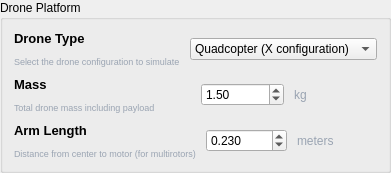
                                <widget class="QGroupBox" name="groupDronePlatform">
                                    <property name="title">
                                        <string>Drone Platform</string>
                                    </property>
                                    <layout class="QVBoxLayout" name="platformLayout">
                                        <property name="spacing">
                                            <number>10</number>
                                        </property>

                                        <!-- Drone Type -->
                                        <item>
                                            <layout class="QHBoxLayout" name="h_DroneType">
                                                <item>
                                                    <layout class="QVBoxLayout" name="v_labels_dronetype">
                                                        <item>
                                                            <widget class="QLabel" name="label_DroneType">
                                                                <property name="font">
                                                                    <font>
                                                                        <pointsize>10</pointsize>
                                                                        <bold>true</bold>
                                                                    </font>
                                                                </property>
                                                                <property name="text">
                                                                    <string>Drone Type</string>
                                                                </property>
                                                            </widget>
                                                        </item>
                                                        <item>
                                                            <widget class="QLabel" name="desc_DroneType">
                                                                <property name="styleSheet">
                                                                    <string>color: #9aa4b2; font-size: 9px;</string>
                                                                </property>
                                                                <property name="text">
                                                                    <string>Select the drone configuration to simulate</string>
                                                                </property>
                                                            </widget>
                                                        </item>
                                                    </layout>
                                                </item>
                                                <item>
                                                    <widget class="QComboBox" name="comboBoxDroneType">
                                                        <property name="minimumWidth">
                                                            <number>220</number>
                                                        </property>
                                                        <item>
                                                            <property name="text">
                                                                <string>Quadcopter (X configuration)</string>
                                                            </property>
                                                        </item>
                                                        <item>
                                                            <property name="text">
                                                                <string>Quadcopter (+ configuration)</string>
                                                            </property>
                                                        </item>
                                                        <item>
                                                            <property name="text">
                                                                <string>Hexacopter</string>
                                                            </property>
                                                        </item>
                                                        <item>
                                                            <property name="text">
                                                                <string>Octocopter</string>
                                                            </property>
                                                        </item>
                                                        <item>
                                                            <property name="text">
                                                                <string>Fixed-Wing</string>
                                                            </property>
                                                        </item>
                                                        <item>
                                                            <property name="text">
                                                                <string>VTOL (Vertical Takeoff)</string>
                                                            </property>
                                                        </item>
                                                    </widget>
                                                </item>
                                            </layout>
                                        </item>

                                        <!-- Mass -->
                                        <item>
                                            <layout class="QHBoxLayout" name="h_Mass">
                                                <item>
                                                    <layout class="QVBoxLayout" name="v_labels_mass">
                                                        <item>
                                                            <widget class="QLabel" name="label_Mass">
                                                                <property name="font">
                                                                    <font>
                                                                        <pointsize>10</pointsize>
                                                                        <bold>true</bold>
                                                                    </font>
                                                                </property>
                                                                <property name="text">
                                                                    <string>Mass</string>
                                                                </property>
                                                            </widget>
                                                        </item>
                                                        <item>
                                                            <widget class="QLabel" name="desc_Mass">
                                                                <property name="styleSheet">
                                                                    <string>color: #9aa4b2; font-size: 9px;</string>
                                                                </property>
                                                                <property name="text">
                                                                    <string>Total drone mass including payload</string>
                                                                </property>
                                                            </widget>
                                                        </item>
                                                    </layout>
                                                </item>
                                                <item>
                                                    <layout class="QHBoxLayout" name="h_mass_controls">
                                                        <item>
                                                            <widget class="QDoubleSpinBox" name="spinMass">
                                                                <property name="decimals">
                                                                    <number>2</number>
                                                                </property>
                                                                <property name="minimum">
                                                                    <double>0.100000000000000</double>
                                                                </property>
                                                                <property name="maximum">
                                                                    <double>50.000000000000000</double>
                                                                </property>
                                                                <property name="singleStep">
                                                                    <double>0.100000000000000</double>
                                                                </property>
                                                                <property name="value">
                                                                    <double>1.500000000000000</double>
                                                                </property>
                                                            </widget>
                                                        </item>
                                                        <item>
                                                            <widget class="QLabel" name="label_kg">
                                                                <property name="styleSheet">
                                                                    <string>color: #9aa4b2;</string>
                                                                </property>
                                                                <property name="text">
                                                                    <string>kg</string>
                                                                </property>
                                                            </widget>
                                                        </item>
                                                    </layout>
                                                </item>
                                            </layout>
                                        </item>

                                        <!-- Arm Length -->
                                        <item>
                                            <layout class="QHBoxLayout" name="h_ArmLength">
                                                <item>
                                                    <layout class="QVBoxLayout" name="v_labels_armlength">
                                                        <item>
                                                            <widget class="QLabel" name="label_ArmLength">
                                                                <property name="font">
                                                                    <font>
                                                                        <pointsize>10</pointsize>
                                                                        <bold>true</bold>
                                                                    </font>
                                                                </property>
                                                                <property name="text">
                                                                    <string>Arm Length</string>
                                                                </property>
                                                            </widget>
                                                        </item>
                                                        <item>
                                                            <widget class="QLabel" name="desc_ArmLength">
                                                                <property name="styleSheet">
                                                                    <string>color: #9aa4b2; font-size: 9px;</string>
                                                                </property>
                                                                <property name="text">
                                                                    <string>Distance from center to motor (for multirotors)</string>
                                                                </property>
                                                            </widget>
                                                        </item>
                                                    </layout>
                                                </item>
                                                <item>
                                                    <layout class="QHBoxLayout" name="h_armlength_controls">
                                                        <item>
                                                            <widget class="QDoubleSpinBox" name="spinArmLength">
                                                                <property name="decimals">
                                                                    <number>3</number>
                                                                </property>
                                                                <property name="minimum">
                                                                    <double>0.050000000000000</double>
                                                                </property>
                                                                <property name="maximum">
                                                                    <double>1.000000000000000</double>
                                                                </property>
                                                                <property name="singleStep">
                                                                    <double>0.010000000000000</double>
                                                                </property>
                                                                <property name="value">
                                                                    <double>0.230000000000000</double>
                                                                </property>
                                                            </widget>
                                                        </item>
                                                        <item>
                                                            <widget class="QLabel" name="label_meters1">
                                                                <property name="styleSheet">
                                                                    <string>color: #9aa4b2;</string>
                                                                </property>
                                                                <property name="text">
                                                                    <string>meters</string>
                                                                </property>
                                                            </widget>
                                                        </item>
                                                    </layout>
                                                </item>
                                            </layout>
                                        </item>
                                    </layout>
                                </widget>
